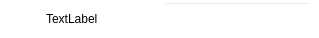
<?xml version="1.0" encoding="UTF-8"?>
<ui version="4.0">
 <class>CellWithEditLine</class>
 <widget class="QWidget" name="CellWithEditLine">
  <property name="geometry">
   <rect>
    <x>0</x>
    <y>0</y>
    <width>319</width>
    <height>38</height>
   </rect>
  </property>
  <property name="windowTitle">
   <string>Form</string>
  </property>
  <property name="styleSheet">
   <string notr="true">background-color: rgb(255, 255, 255);</string>
  </property>
  <layout class="QGridLayout" name="gridLayout">
   <property name="leftMargin">
    <number>8</number>
   </property>
   <property name="topMargin">
    <number>2</number>
   </property>
   <property name="rightMargin">
    <number>8</number>
   </property>
   <property name="bottomMargin">
    <number>2</number>
   </property>
   <item row="0" column="0">
    <layout class="QHBoxLayout" name="horizontalLayout">
     <item>
      <widget class="QGraphicsView" name="graphicsView">
       <property name="minimumSize">
        <size>
         <width>32</width>
         <height>32</height>
        </size>
       </property>
       <property name="maximumSize">
        <size>
         <width>32</width>
         <height>32</height>
        </size>
       </property>
       <property name="styleSheet">
        <string notr="true">background-color: rgba(255, 255, 255, 0);</string>
       </property>
      </widget>
     </item>
     <item>
      <widget class="QLabel" name="textLabel">
       <property name="styleSheet">
        <string notr="true">background-color: rgba(255, 255, 255, 0);</string>
       </property>
       <property name="text">
        <string>TextLabel</string>
       </property>
      </widget>
     </item>
    </layout>
   </item>
   <item row="0" column="1">
    <widget class="QLineEdit" name="lineEdit">
     <property name="minimumSize">
      <size>
       <width>0</width>
       <height>34</height>
      </size>
     </property>
     <property name="maximumSize">
      <size>
       <width>16777215</width>
       <height>34</height>
      </size>
     </property>
     <property name="styleSheet">
      <string notr="true">background-color: rgba(255, 255, 255, 0);
border-color: rgb(254, 198, 66);</string>
     </property>
     <property name="alignment">
      <set>Qt::AlignRight|Qt::AlignTrailing|Qt::AlignVCenter</set>
     </property>
    </widget>
   </item>
  </layout>
 </widget>
 <resources/>
 <connections/>
</ui>
